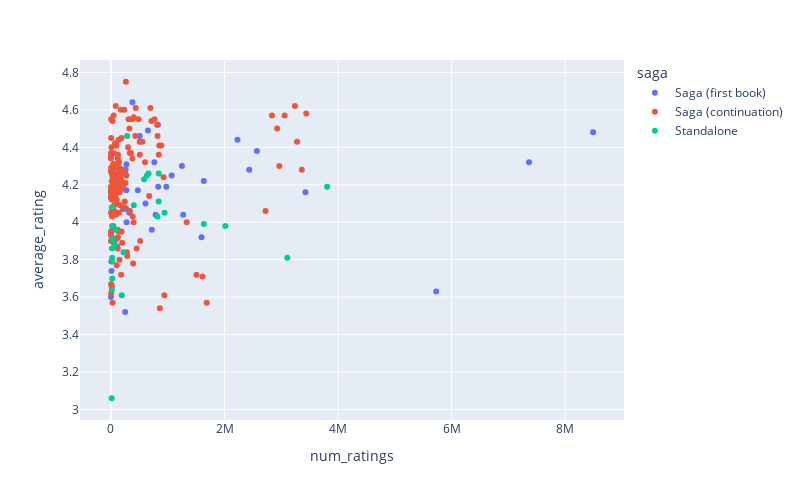

This figure's notebook cell:
### Markdown cell above
The object type of the plot is `plotly.graph_objs._figure.Figure`. On a practical level it is very similar to a dictionary (dict) with two key-value pairs: 
* `data`: quantitative data -e.g. value on x-axis- and related qualitative data -e.g. group/color.
* `layout`: appearance information: colors/palette, text, limits, etc.

`hovertemplate` is in data instead of layout (it could be considered a part of the appearance) because it may include other data from the dataframe that does not appear in the plot axes.

The structure of `go.Figure` is similar: nested dictionaries.
* The value of `data` is a list of dictionaries. In Data there are as many dictionaries as `traces`.
* The value of `layout` is a single dictionary.

More information: https://plotly.com/python/creating-and-updating-figures/

### Code cell
fig_scatter = px.scatter(
    books_df_scatter, x="num_ratings", y="average_rating", color="saga", 
    hover_data=["title", "series_name", "series_n"],
    height=500, width=800
    )
fig_scatter.show()

### Figure 1 — Plotly figure (JSON) as saved in the notebook; plotly's stock layout.template omitted (floating-point values rounded to 4 significant figures; data arrays with more than 128 entries replaced by an {"elided": "..."} marker saying what was removed)
{"data": [{"customdata": [["Harry Potter and the Sorcerer's Stone", "Harry Potter", 1], ["The Lightning Thief", "Percy Jackson and the Olympians", 1], ["A Game of Thrones", "A Song of Ice and Fire", 1], ["The Final Empire", "The Mistborn Saga", 1], ["The Hunger Games", "The Hunger Games", 1], ["Twilight", "The Twilight Saga", 1], ["The Fellowship of the Ring", "The Lord of the Rings", 1], ["Divergent", "Divergent", 1], ["Earlier-Ravens", "The Wheel of Time", 1], ["A Court of Thorns and Roses", "A Court of Thorns and Roses", 1], ["The Way of Kings", "The Stormlight Archive", 1], ["The Name of the Wind", "The Kingkiller Chronicle", 1], ["The Just City", "Thessaly", 1], ["The Black Tides of Heaven", "Tensorate", 1], ["Clockwork Angel", "The Infernal Devices", 1], ["Six of Crows", "Six of Crows", 1], ["Throne of Glass", "Throne of Glass", 1], ["From Blood and Ash", "Blood and Ash", 1], ["Eragon", "The Inheritance Cycle", 1], ["The Maze Runner", "The Maze Runner", 1], ["The Magicians", "The Magicians", 1], ["The Raven Boys", "The Raven Cycle", 1], ["Parable of the Sower", "Earthseed", 1], ["Binti", "Binti", 1], ["Shadow and Bone", "The Shadow and Bone Trilogy", 1], ["The Cruel Prince", "The Folk of the Air", 1], ["Red Queen", "Red Queen", 1], ["The Blade Itself", "The First Law", 1], ["Assassin's Apprentice", "The Farseer Trilogy", 1], ["Warbreaker", "Warbreaker", 1], ["The Blade Itself", "The First Law", 1], ["The Lies of Locke Lamora", "Gentleman Bastard", 1], ["A Wizard of Earthsea", "Earthsea Cycle", 1], ["A Darker Shade of Magic", "Shades of Magic", 1], ["The Archived", "The Archived", 1], ["The Hitchhiker's Guide to the Galaxy", "The Hitchhiker's Guide to the Galaxy", 1], ["Rivers of London", "Rivers of London", 1], ["Dune", "Dune", 1], ["Leviathan Wakes", "The Expanse", 1], ["Ender's Game", "Ender's Saga", 1], ["Foundation", "Foundation (Publication Order", 1], ["The Three-Body Problem", "Remembrance of Earth's Past", 1]], "hovertemplate": "saga=Saga (first book)<br>num_ratings=%{x}<br>average_rating=%{y}<br>title=%{customdata[0]}<br>series_name=%{customdata[1]}<br>series_n=%{customdata[2]}<extra></extra>", "legendgroup": "Saga (first book)", "marker": {"color": "#636efa", "symbol": "circle"}, "mode": "markers", "name": "Saga (first book)", "orientation": "v", "showlegend": true, "type": "scatter", "x": [8491079, 2435307, 2228706, 506701, 7363176, 5728651, 2570023, 3425949, 326, 976193, 378925, 828685, 6703, 9676, 763799, 650934, 832328, 272933, 1594348, 1272470, 250003, 323822, 107811, 61573, 720290, 607976, 786992, 197291, 272436, 149065, 197291, 258037, 274973, 272370, 32913, 1635203, 111610, 1068746, 216416, 1249770, 474592, 213667], "xaxis": "x", "y": [4.48, 4.28, 4.44, 4.46, 4.32, 3.63, 4.38, 4.16, 3.6, 4.19, 4.64, 4.52, 3.79, 3.74, 4.32, 4.49, 4.19, 4.31, 3.92, 4.04, 3.52, 4.05, 4.2, 3.9, 3.96, 4.1, 4.04, 4.18, 4.17, 4.29, 4.18, 4.28, 4, 4.07, 3.96, 4.22, 3.87, 4.25, 4.27, 4.3, 4.17, 4.07], "yaxis": "y"}, {"customdata": {"elided": "164x3 mixed values"}, "hovertemplate": "saga=Saga (continuation)<br>num_ratings=%{x}<br>average_rating=%{y}<br>title=%{customdata[0]}<br>series_name=%{customdata[1]}<br>series_n=%{customdata[2]}<extra></extra>", "legendgroup": "Saga (continuation)", "marker": {"color": "#EF553B", "symbol": "circle"}, "mode": "markers", "name": "Saga (continuation)", "orientation": "v", "showlegend": true, "type": "scatter", "x": {"elided": "164 int values"}, "xaxis": "x", "y": {"elided": "164 float values"}, "yaxis": "y"}, {"customdata": [["The Midnight Library", null, null], ["The Invisible Life of Addie LaRue", null, null], ["1984", null, null], ["Fahrenheit 451", null, null], ["Brave New World", null, null], ["The Catcher in the Rye", null, null], ["The Binding", null, null], ["All the Crooked Saints", null, null], ["The Man in the High Castle", null, null], ["This Is How You Lose the Time War", null, null], ["Deathless", null, null], ["Jonathan Strange & Mr Norrell", null, null], ["American Gods", "American Gods", null], ["Good Omens: The Nice and Accurate Prophecies of Agnes Nutter, Witch", null, null], ["Stardust", null, null], ["The Princess Bride", null, null], ["Circe", null, null], ["Gallant", null, null], ["Among Others", null, null], ["Gingerbread", null, null], ["The Forgotten Beasts of Eld", null, null], ["The Night Circus", null, null], ["The Deep", null, null], ["Upright Women Wanted", null, null], ["The House in the Cerulean Sea", null, null], ["Winterwood", null, null]], "hovertemplate": "saga=Standalone<br>num_ratings=%{x}<br>average_rating=%{y}<br>title=%{customdata[0]}<br>series_name=%{customdata[1]}<br>series_n=%{customdata[2]}<extra></extra>", "legendgroup": "Standalone", "marker": {"color": "#00cc96", "symbol": "circle"}, "mode": "markers", "name": "Standalone", "orientation": "v", "showlegend": true, "type": "scatter", "x": [944368, 584015, 3808026, 2014586, 1636073, 3105169, 57669, 20596, 190497, 86075, 18097, 219407, 840495, 633817, 402680, 841418, 661290, 25490, 23038, 12681, 15849, 820521, 23428, 15518, 285067, 16896], "xaxis": "x", "y": [4.05, 4.23, 4.19, 3.98, 3.99, 3.81, 3.88, 3.81, 3.61, 3.96, 3.98, 3.84, 4.11, 4.25, 4.09, 4.26, 4.26, 3.91, 3.7, 3.06, 4.08, 4.03, 3.79, 3.64, 4.46, 3.86], "yaxis": "y"}], "layout": {"height": 500, "legend": {"title": {"text": "saga"}, "tracegroupgap": 0}, "margin": {"t": 60}, "width": 800, "xaxis": {"anchor": "y", "domain": [0, 1], "title": {"text": "num_ratings"}}, "yaxis": {"anchor": "x", "domain": [0, 1], "title": {"text": "average_rating"}}}}
